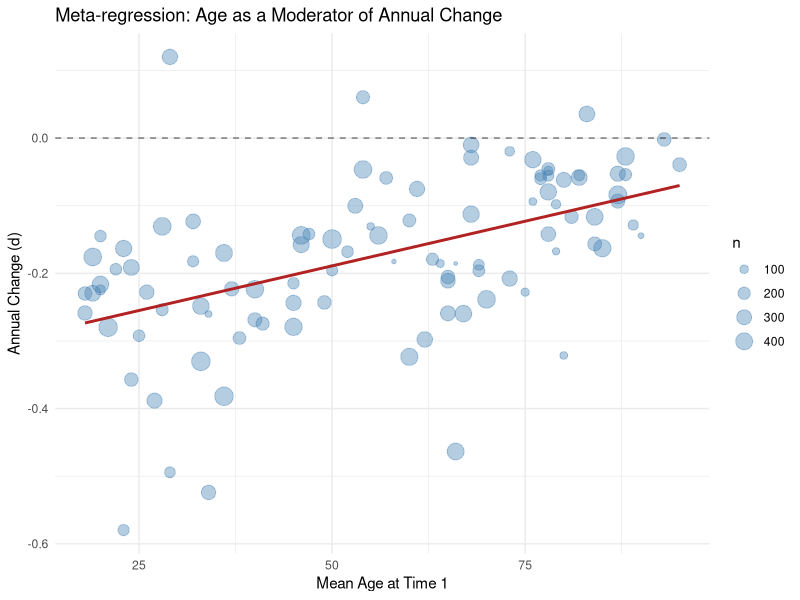

Here is the R script that generated this plot:
library(dplyr)
library(metafor)
library(psych)
library(ggplot2)

# some fake data that would be extracted from primary studies
fakeStudies = 
  data.frame(study_id = 1:100) %>%
  dplyr::mutate(
    # sample size
    n = sample(
      50:500,
      size = nrow(.),
      replace = TRUE
    ),
    # sample mean age at time 1
    age_t1 = sample(
      18:95,
      size = nrow(.),
      replace = TRUE
    ),
    # length of time interval (random 1-10)
    t_interval = sample(
      seq(from = 1, to = 10, by = 0.5), 
      size = nrow(.), 
      replace = TRUE),
    # correlation between time 1 and time 2
    age_temp = (age_t1 - min(age_t1)) / (max(age_t1) - min(age_t1)),
    r_t1_t2 = 0.99 * exp(-(0.3 * (1.1 - age_temp)) * (t_interval - 1)) + rnorm(n(), m = 0, sd = 0.05), # exponential decay of r as interval increases
    r_t1_t2 = case_when(
      r_t1_t2 < 0 ~ 0.01,
      r_t1_t2 > .99 ~ .99,
      .default = r_t1_t2
    ),
    age_temp = NULL,
    # mean & sd at time 1
    m_t1 = rnorm(n = nrow(.), m = 5, sd = 1),
    sd_t1 = abs(rnorm(n = nrow(.), m = 2.5, sd = 0.5)),
    # mean at time 2
    m_t2 = (r_t1_t2 * m_t1) + sqrt(1 - r_t1_t2^2) * rnorm(n = nrow(.)),
    # randomly make 20% of r values missing (more realistic)
    r_t1_t2 = if_else(runif(n()) < 0.20, NA_real_, r_t1_t2)
  )

# before we can process the data,
# we need to obtain the meta-analytic r_t1_t2
# so that we can use that as imputed value for 
# the studies which did not report r_t1_t2
meta_z_t1_t2 = metafor::rma(
  yi = yi,
  vi = vi,
  data = fakeStudies %>%
    metafor::escalc(
      data = .,
      measure = "ZCOR",
      ri = r_t1_t2,
      ni = n),
  method = "REML" # random effects
)$b[1, 1]
meta_r_t1_t2 = psych::fisherz2r(meta_z_t1_t2)

# now we can process the data
fakeStudies_processed =
  fakeStudies %>%
  dplyr::mutate(
    # smd
    d = (m_t2 - m_t1) / sd_t1,
    d.annual = d / t_interval,
    # variance
    r_temp = ifelse(
      !is.na(r_t1_t2),
      r_t1_t2,
      meta_r_t1_t2
    ),
    v = ((2  * (1 - r_temp)) / n) + (d^2 / (2 * n)),
    v.annual = v / (t_interval^2),
    r_temp = NULL
  )

# overall meta-analytic model for 1-year change in mean level
results1 = metafor::rma(
  yi = d.annual,
  vi = v.annual,
  data = fakeStudies_processed,
  method = "REML" # random effects
)

# check if 1-year change in mean level is different depending on age
results2 = metafor::rma(
  yi = d.annual,
  vi = v.annual,
  mods = age_t1,
  data = fakeStudies_processed,
  method = "REML" # random effects
)

# plot effect against age
plothelp_agerange = seq(
  min(fakeStudies_processed$age_t1), 
  max(fakeStudies_processed$age_t1), 
  length.out = 100)
plothelp_preds = predict(results2, newmods = plothelp_agerange)
plothelp_data = data.frame(
  age_t1 = plothelp_agerange,
  d.annual_pred = plothelp_preds$pred)
ggplot() +
  # Bubble plot: points sized by inverse variance (weight)
  geom_point(data = fakeStudies_processed, 
             aes(x = age_t1, y = d.annual, size = n), 
             alpha = 0.4, color = "steelblue") +
  # Regression Line
  geom_line(data = plothelp_data, 
            aes(x = age_t1, y = d.annual_pred), 
            color = "firebrick", linewidth = 1) +
  # Add a horizontal line at 0 for reference
  geom_hline(yintercept = 0, linetype = "dashed", alpha = 0.5) +
  labs(
    title = "Meta-regression: Age as a Moderator of Annual Change",
    x = "Mean Age at Time 1",
    y = "Annual Change (d)"
  ) +
  theme_minimal()
